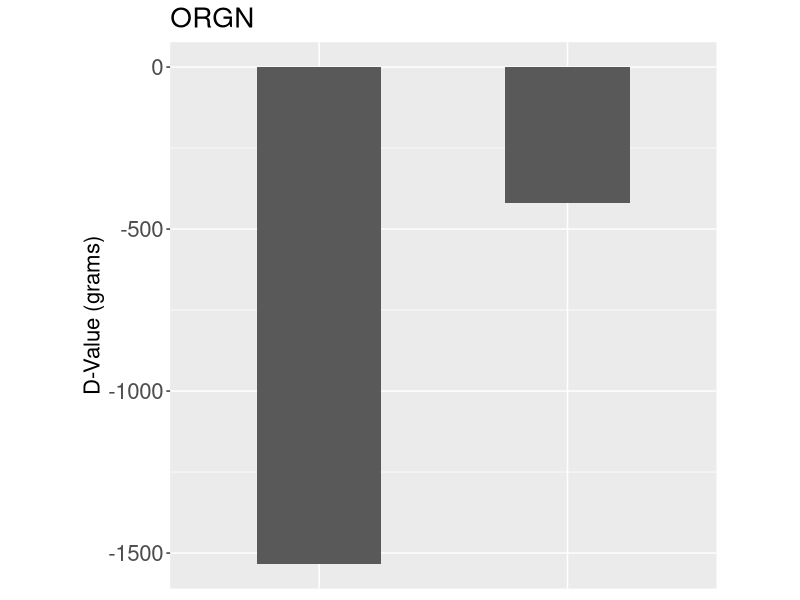
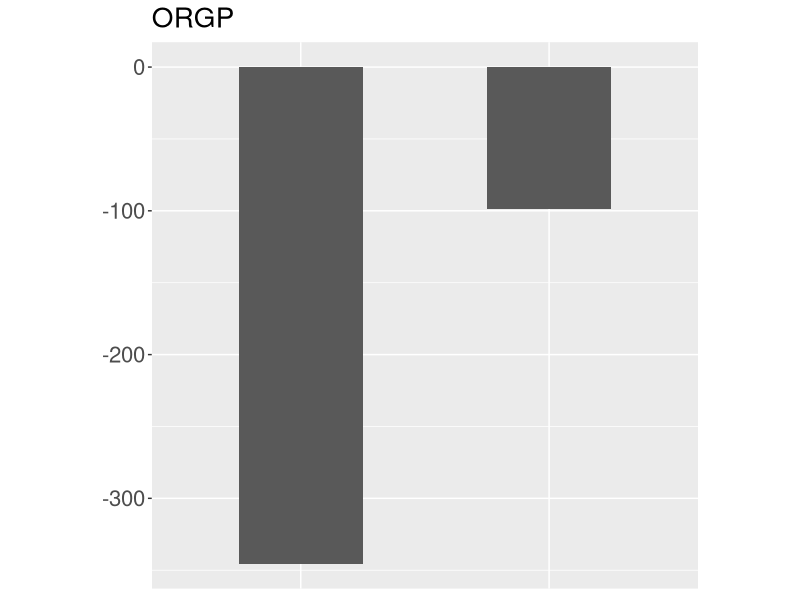
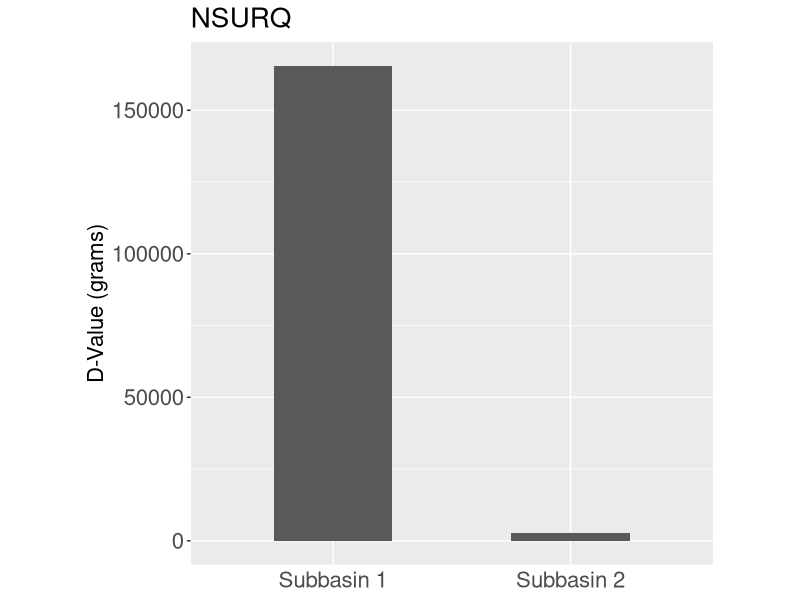
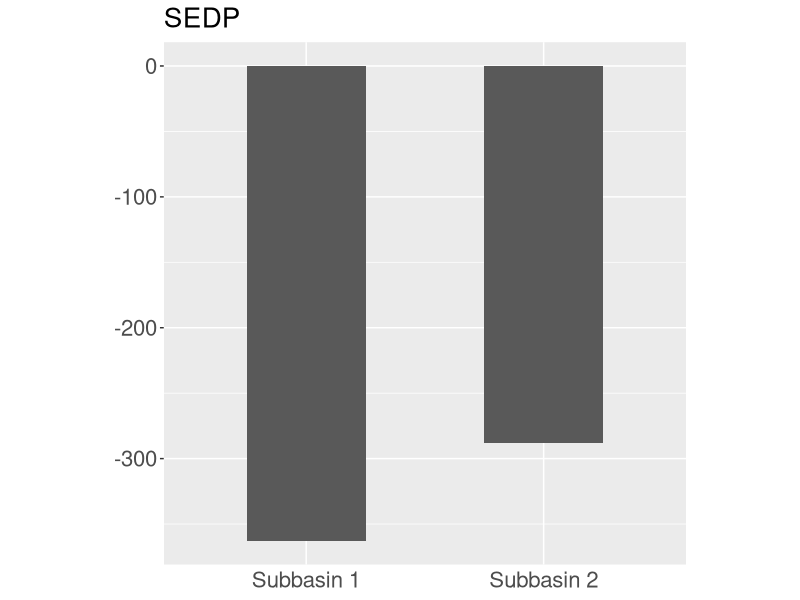

Source code (R) for these figures, in order: (Note: this script raises an error after producing the figures.)
library(ggplot2)

# ORGN
ORGN <- data.frame(
  name=c("Subbasin 1","Subbasin 2") ,  
  value=c(-1533,-420)
)

# Barplot
p1=ggplot(ORGN, aes(x=name, y=value)) + 
  geom_bar(stat = "identity", width=0.5)+
labs(y = 'D-Value (grams)')+
  ggtitle("ORGN") +
  theme(axis.text.y = element_text(size = 16),
        axis.title.y=element_text(size = 16),
        axis.title.x=element_blank(),
        axis.text.x=element_blank(),
        axis.ticks.x=element_blank(),
        plot.title=element_text(size = 20),
        aspect.ratio=1/1)

## ORGP
ORGP <- data.frame(
  name=c("Subbasin 1","Subbasin 2") ,  
  value=c( -345.5,-99)
)

p2=ggplot(ORGP, aes(x=name, y=value)) + 
  geom_bar(stat = "identity", width=0.5)+
  labs(y = 'D-Value (grams)')+
  ggtitle("ORGP") +
  theme(axis.text.y = element_text(size = 16),
        axis.title.y=element_blank(),
        axis.title.x=element_blank(),
        axis.text.x=element_blank(),
        axis.ticks.x=element_blank(),
        plot.title=element_text(size = 20),
        aspect.ratio=1/1)
##### NSURQ
NSURQ <- data.frame(
  name=c("Subbasin 1","Subbasin 2") ,  
  value=c( 165450,2886)
)

p3=ggplot(NSURQ, aes(x=name, y=value)) + 
  geom_bar(stat = "identity", width=0.5)+
  labs(y = 'D-Value (grams)')+
  ggtitle("NSURQ") +
  theme(axis.text.y = element_text(size = 16),
        axis.title.y=element_text(size = 16),
        axis.title.x=element_blank(),
        axis.text.x=element_text(size = 16),
        axis.ticks.x=element_blank(),
        plot.title=element_text(size = 20),
        aspect.ratio=1/1)
###SEDP
SEDP <- data.frame(
  name=c("Subbasin 1","Subbasin 2") ,  
  value=c(-362.8,-288)
)

p4=ggplot(SEDP, aes(x=name, y=value)) + 
  geom_bar(stat = "identity", width=0.5)+
  labs(y = 'D-Value (grams)')+
  ggtitle("SEDP") +
  theme(axis.text.y = element_text(size = 16),
        axis.title.y=element_blank(),
        axis.title.x=element_blank(),
        axis.text.x=element_text(size = 16),
        axis.ticks.x=element_blank(),
        plot.title=element_text(size = 20),
        aspect.ratio=1/1)


p1+p2+p3+p4+plot_layout(ncol = 2, widths = c(1, 1))


